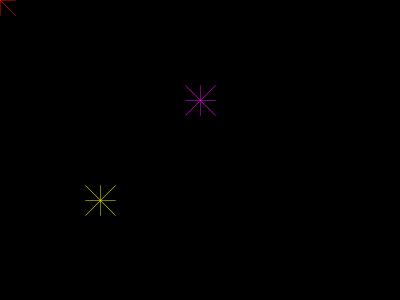
Frame 1 (no input)
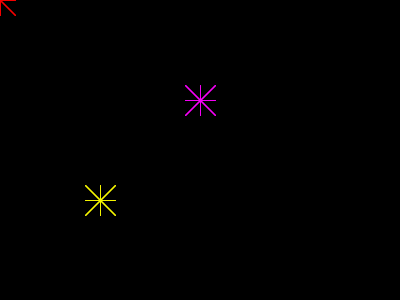
Frame 60 (the mouse pressed at the canvas centre just before this capture)
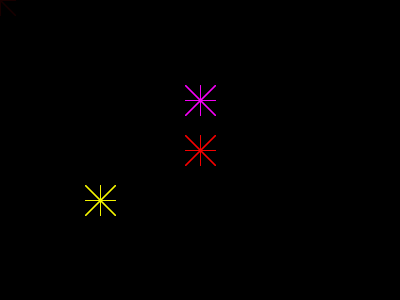
Frame 120 (the mouse held since frame 60 and released just before this capture)

The Processing sketch that drew these frames (run headless with seeded random() and noise(); from frame 60 on, the mouse is pressed at the canvas centre):

// Processing sketch: Star_02
// ── Star_02.pde
///////////////////////////////////////////
/*
 DESIGNING PROGRAMS 1.0
 AN INTRODUCTORY COURSE FOR DESIGN STUDENTS
 
 IMPLEMENTED BY THE FREE ART BUREAU 2014 
 >>> www.freeartbureau.org
 +++++++++++++++++++++++++++ 
 LES BASES : FONCTIONS
 SKETCH : STAR_02
 PARENT SKETCH : STAR
 TYPE : STATIQUE
 */
/////////////////////////// GLOBALS ////////////////////////////


/////////////////////////// SETUP ////////////////////////////

void setup() {
  size(400, 300);
  background(0);
  smooth();
}

/////////////////////////// DRAW ////////////////////////////
void draw() {
    // Effect de traînée
    fill(0,10);
    noStroke();
    rect(0,0,width, height);
    
    star(100, 200, color(255,255,0));
    
    star(200, 100, color(255,0,255));
    
    star(mouseX, mouseY, color(255,0,0));
}

/////////////////////////// FUNCTIONS ////////////////////////////

void star(float _x, float _y, color c) {
  strokeWeight(0.5);
  stroke(c);
  pushMatrix();
  translate(_x, _y);
  line(-15, -15, 15, 15);
  line(15, -15, -15, 15);
  line(-15, 0, 15, 0);
  line(0, -15, 0, 15);
  popMatrix();
}
